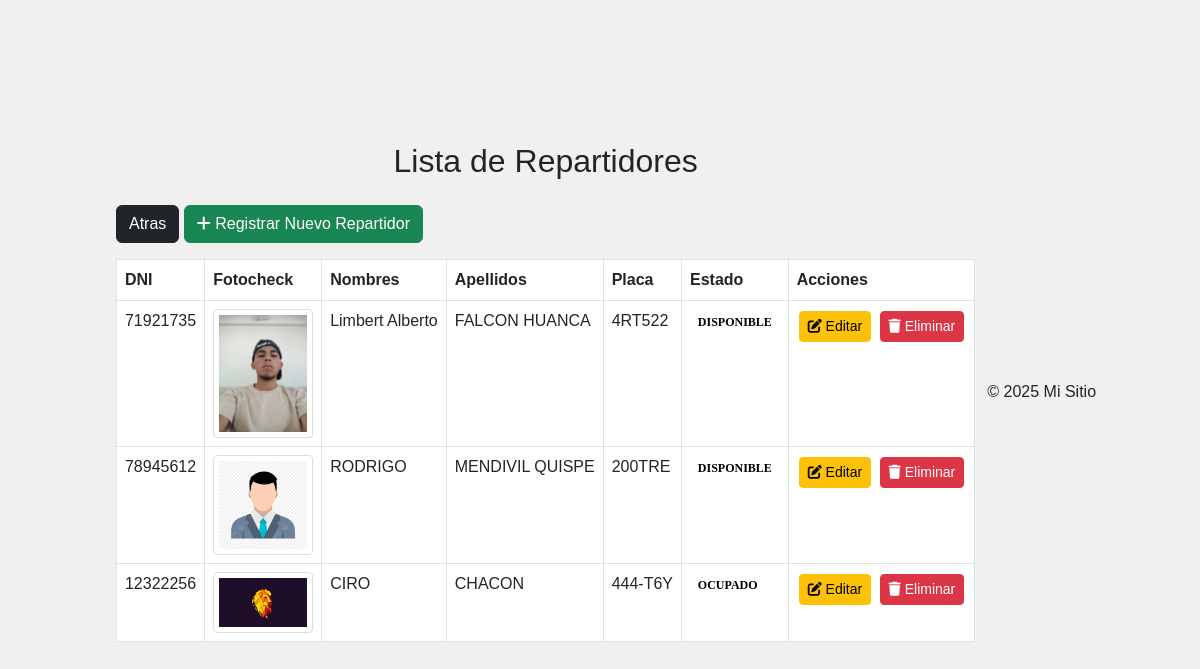
/dealers/, run on an earlier commit of the app's database.
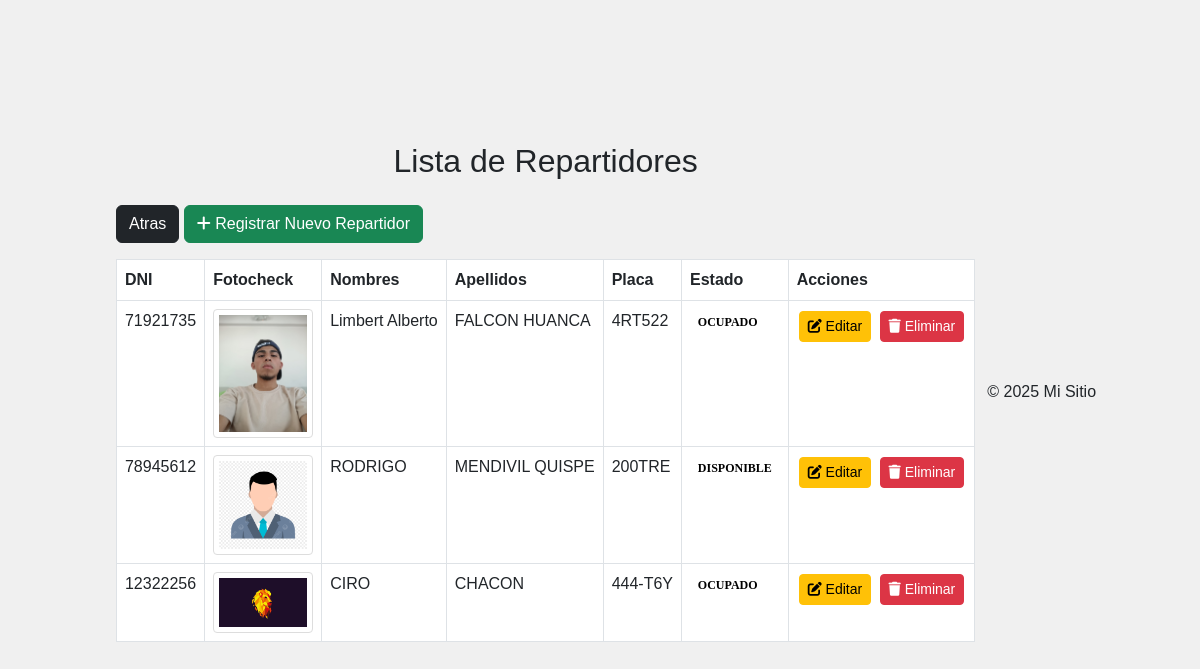
And on a later commit of the database.
### app_apay/models.py (models this page shows, shortened)
class Dealer(models.Model):
    ESTADO_CHOICES = [
        ('DISPONIBLE', 'Disponible'),
        ('OCUPADO', 'Ocupado'),
    ]
    dni = models.CharField(max_length=8, unique=True)  # DNI del repartidor
    nombres = models.CharField(max_length=100)  # Nombres del repartidor
    apellidos = models.CharField(max_length=100)  # Apellidos del repartidor
    placa = models.CharField(max_length=10, unique=True)  # Placa del vehículo
    estado = models.CharField(max_length=10, choices=ESTADO_CHOICES, default='DISPONIBLE')  # Estado del repartidor
    fotocheck = models.ImageField(upload_to='fotochecks/')  # Foto del repartidor

### app_apay/views.py (the view)
# urls.py: path('dealers/', views.listar_dealers, name='listar_dealers'),
def listar_dealers(request):
    dealers = Dealer.objects.all()
    return render(request, 'dealers/listar_dealers.html', {'dealers': dealers})

### app_apay/templates/dealers/listar_dealers.html
{% extends "base.html" %}
{% load static %}
{% block content %}
<div class="container">
    <h2 class="text-center mb-4">Lista de Repartidores</h2>
    <a href="{% url 'dashboard' %}" class="btn btn-dark mb-3">
     Atras
    </a>
    <a href="{% url 'registrar_dealer' %}" class="btn btn-success mb-3">
        <i class="fas fa-plus"></i> Registrar Nuevo Repartidor
    </a>
    <table class="table table-bordered table-hover">
        <thead class="thead-dark">
            <tr>
                <th>DNI</th>
                <th>Fotocheck</th>
                <th>Nombres</th>
                <th>Apellidos</th>
                <th>Placa</th>
                <th>Estado</th>
                <th>Acciones</th>
            </tr>
        </thead>
        <tbody>
            {% for dealer in dealers %}
            <tr>
                <td>{{ dealer.dni }}</td>
                <td>
                    {% if dealer.fotocheck %}
                        <img src="{{ dealer.fotocheck.url }}" alt="Fotocheck de {{ dealer.nombres }}" class="img-thumbnail" style="width: 100px; height: auto;">
                    {% else %}
                        <span class="text-muted">Sin imagen</span>
                    {% endif %}
                </td>
                <td>{{ dealer.nombres }}</td>
                <td>{{ dealer.apellidos }}</td>
                <td>{{ dealer.placa }}</td>
                <td>
                    <span class="badge {% if dealer.estado == 'DISPONIBLE' %}badge-success{% else %}badge-warning{% endif %}">
                        {{ dealer.estado }}
                    </span>
                </td>
                <td>
                    <a href="{% url 'editar_dealer' dealer.id %}" class="btn btn-warning btn-sm">
                        <i class="fas fa-edit"></i> Editar
                    </a>
                    <a href="{% url 'eliminar_dealer' dealer.id %}" class="btn btn-danger btn-sm">
                        <i class="fas fa-trash"></i> Eliminar
                    </a>
                </td>
            </tr>
            {% endfor %}
        </tbody>
    </table>
</div>
{% endblock %}

What changed in the data, as far as the page shows it:
changed Dealer "Limbert Alberto": estado "DISPONIBLE" → "OCUPADO"
